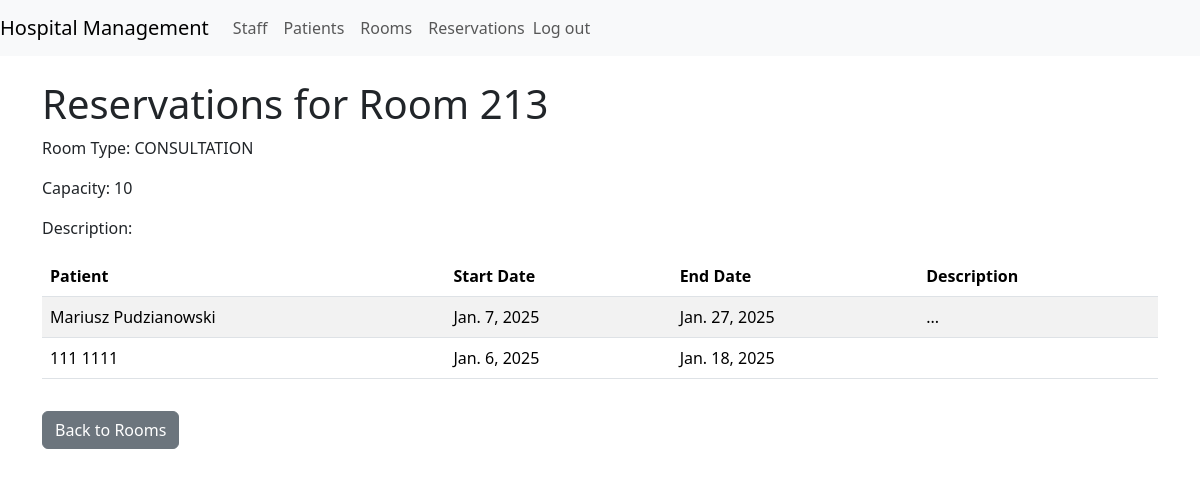
Page /room_reservations/7/ (signed in) on the earlier database version.
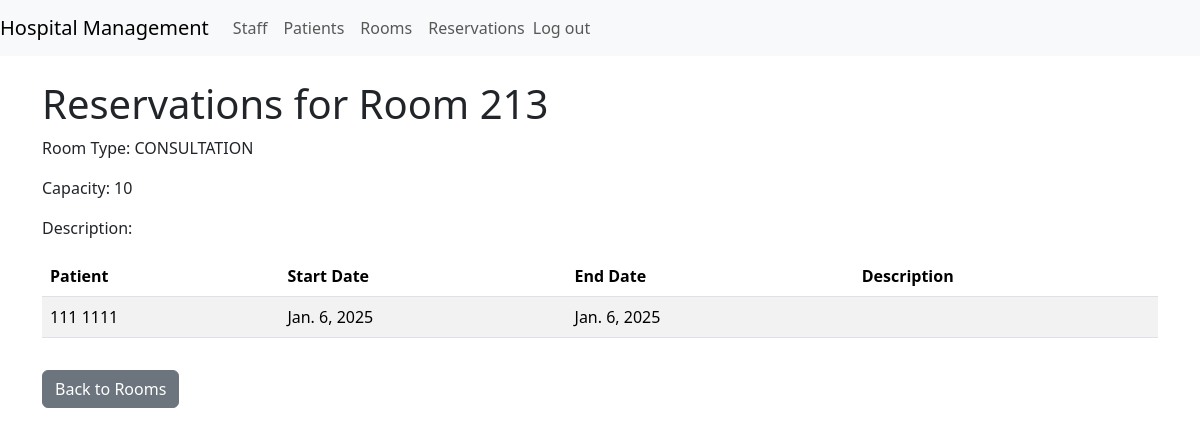
Same page on the later database version.
### management/models.py (models this page shows, shortened)
class Reservation(models.Model):
    patient = models.ForeignKey(Patient, on_delete=models.CASCADE)
    room = models.ForeignKey(Room, on_delete=models.CASCADE)
    start_date = models.DateField()
    end_date = models.DateField()
    description = models.TextField(blank=True, null=True)

class Patient(models.Model):
    first_name = models.CharField(max_length=30)
    last_name = models.CharField(max_length=50)
    birth_date = models.DateField()
    registration_date = models.DateTimeField(auto_now_add=True)
    registered_by = models.ForeignKey(User, on_delete=models.SET_NULL, null=True)

### management/views.py (the view)
# urls.py: path('room_reservations/<int:room_id>/', views.room_reservations, name='room_reservations')
@login_required
def room_reservations(request, room_id):
    room = get_object_or_404(Room, id=room_id)
    reservations = Reservation.objects.filter(room=room).order_by('-start_date')
    return render(request, 'room_reservations.html', {
        'room': room,
        'reservations': reservations,
    })

### management/context_processors.py (called while the page is built)
def user_role_context(request):
    if request.user.is_authenticated:
        try:
            staff_member = Staff.objects.get(user=request.user)
            return {'user_role': staff_member.role}
        except Staff.DoesNotExist:
            return {'user_role': None}
    else:
        return {'user_role': None}

### templates/room_reservations.html (shortened to what this page needs)
{% extends 'base.html' %}
{% block content %}
<h1 class="mt-4">Reservations for Room {{ room.room_number }}</h1>
<p>Room Type: {{ room.type }}</p>
<p>Capacity: {{ room.capacity }}</p>
<p>Description: {{ room.description }}</p>
<table class="table table-striped mt-3">
    <thead>
        <tr>
            <th scope="col">Patient</th>
            <th scope="col">Start Date</th>
            <th scope="col">End Date</th>
            <th scope="col">Description</th>
        </tr>
    </thead>
    <tbody>
        {% for reservation in reservations %}
        <tr>
            <td>{{ reservation.patient.first_name }} {{ reservation.patient.last_name }}</td>
            <td>{{ reservation.start_date }}</td>
            <td>{{ reservation.end_date }}</td>
            <td>{{ reservation.description }}</td>
        </tr>
        {% empty %}
        <tr>
            <td colspan="4" class="text-center">No reservations for this room.</td>
        </tr>
        {% endfor %}
    </tbody>
</table>
<a href="{% url 'room_list' %}" class="btn btn-secondary mt-3">Back to Rooms</a>
{% endblock %}

Differences in the rows shown:
removed Reservation: patient.first_name "Mariusz", patient.last_name "Pudzianowski", start_date "Jan. 7, 2025", end_date "Jan. 27, 2025", description "..."
removed Reservation: patient.first_name "111", patient.last_name "1111", start_date "Jan. 6, 2025", end_date "Jan. 18, 2025"
added Reservation: patient.first_name "111", patient.last_name "1111", start_date "Jan. 6, 2025", end_date "Jan. 6, 2025"
